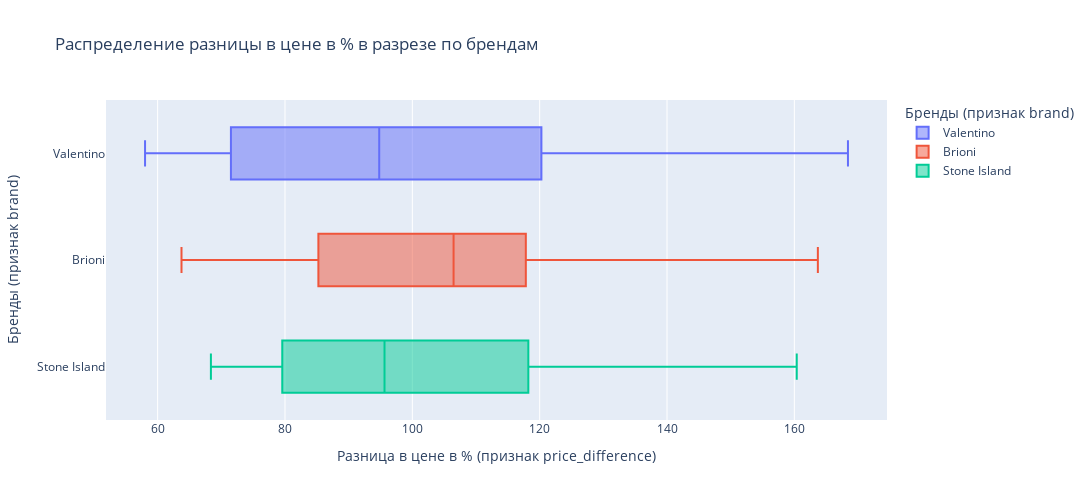
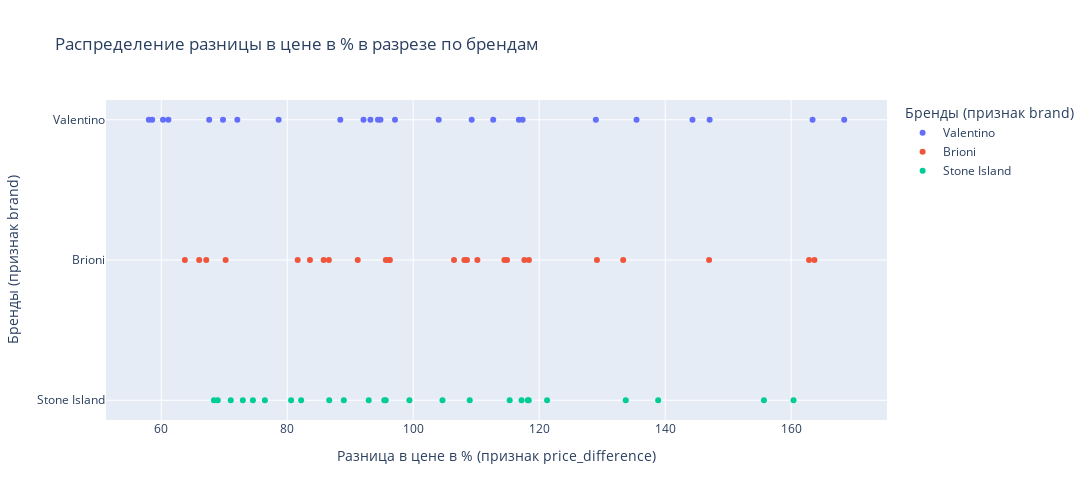

The code cell stored with these charts, in order, in its notebook:
### Markdown cell above
***
Попробуем провести разведывательный анализ.

### Code cell
# построим коробку с усами где рассмотрим полученный признак 'price_difference'
# в разрезе по признаку 'вrand'
fig = px.box(Data_Parsing, x='price_difference', y='brand', color='brand',
             title='Распределение разницы в цене в % в разрезе по брендам',
             labels={'price_difference':'Разница в цене в % (признак price_difference) ',
                     'brand':'Бренды (признак brand) '
                     },
             height=500,width=1200
             ) 

fig.show()

# построим диаграмму рассеяния, где рассмотрим полученный признак 'price_difference'
# в разрезе по признаку 'вrand'
fig = px.scatter(Data_Parsing, x='price_difference', y='brand', color='brand', 
                 title="Распределение разницы в цене в % в разрезе по брендам",
                 labels={'price_difference':'Разница в цене в % (признак price_difference) ',
                         'brand':'Бренды (признак brand) '
                         },
                 height=500,width=1200
                 )

fig.show()

### Figure 1 — Plotly figure (JSON) as saved in the notebook; plotly's stock layout.template omitted (floating-point values rounded to 4 significant figures)
{"data": [{"alignmentgroup": "True", "hovertemplate": "Бренды (признак brand) =%{y}<br>Разница в цене в % (признак price_difference) =%{x}<extra></extra>", "legendgroup": "Valentino", "marker": {"color": "#636efa"}, "name": "Valentino", "notched": false, "offsetgroup": "Valentino", "orientation": "h", "showlegend": true, "type": "box", "x": [67.61, 116.8, 78.63, 117.4, 163.4, 72.08, 129.0, 61.13, 94.4, 69.8, 58.56, 94.8, 168.4, 109.3, 92.11, 97.11, 144.3, 112.7, 93.2, 60.28, 135.4, 58.02, 88.42, 104.0, 147.1], "x0": " ", "xaxis": "x", "y": ["Valentino", "Valentino", "Valentino", "Valentino", "Valentino", "Valentino", "Valentino", "Valentino", "Valentino", "Valentino", "Valentino", "Valentino", "Valentino", "Valentino", "Valentino", "Valentino", "Valentino", "Valentino", "Valentino", "Valentino", "Valentino", "Valentino", "Valentino", "Valentino", "Valentino"], "y0": " ", "yaxis": "y"}, {"alignmentgroup": "True", "hovertemplate": "Бренды (признак brand) =%{y}<br>Разница в цене в % (признак price_difference) =%{x}<extra></extra>", "legendgroup": "Brioni", "marker": {"color": "#EF553B"}, "name": "Brioni", "notched": false, "offsetgroup": "Brioni", "orientation": "h", "showlegend": true, "type": "box", "x": [106.5, 114.9, 114.5, 118.4, 108.5, 67.14, 147.0, 70.21, 95.65, 66.02, 110.2, 96.3, 96.18, 162.8, 117.6, 81.66, 83.61, 133.3, 108.1, 85.79, 163.7, 91.19, 129.2, 86.61, 63.75], "x0": " ", "xaxis": "x", "y": ["Brioni", "Brioni", "Brioni", "Brioni", "Brioni", "Brioni", "Brioni", "Brioni", "Brioni", "Brioni", "Brioni", "Brioni", "Brioni", "Brioni", "Brioni", "Brioni", "Brioni", "Brioni", "Brioni", "Brioni", "Brioni", "Brioni", "Brioni", "Brioni", "Brioni"], "y0": " ", "yaxis": "y"}, {"alignmentgroup": "True", "hovertemplate": "Бренды (признак brand) =%{y}<br>Разница в цене в % (признак price_difference) =%{x}<extra></extra>", "legendgroup": "Stone Island", "marker": {"color": "#00cc96"}, "name": "Stone Island", "notched": false, "offsetgroup": "Stone Island", "orientation": "h", "showlegend": true, "type": "box", "x": [121.2, 72.95, 76.45, 95.63, 104.6, 155.7, 117.2, 118.2, 71.03, 133.7, 138.9, 95.41, 68.97, 86.67, 88.98, 160.4, 68.36, 92.93, 109.0, 118.3, 99.39, 80.61, 82.2, 115.3, 74.55], "x0": " ", "xaxis": "x", "y": ["Stone Island", "Stone Island", "Stone Island", "Stone Island", "Stone Island", "Stone Island", "Stone Island", "Stone Island", "Stone Island", "Stone Island", "Stone Island", "Stone Island", "Stone Island", "Stone Island", "Stone Island", "Stone Island", "Stone Island", "Stone Island", "Stone Island", "Stone Island", "Stone Island", "Stone Island", "Stone Island", "Stone Island", "Stone Island"], "y0": " ", "yaxis": "y"}], "layout": {"boxmode": "overlay", "height": 500, "legend": {"title": {"text": "Бренды (признак brand) "}, "tracegroupgap": 0}, "title": {"text": "Распределение разницы в цене в % в разрезе по брендам"}, "width": 1200, "xaxis": {"anchor": "y", "domain": [0, 1], "title": {"text": "Разница в цене в % (признак price_difference) "}}, "yaxis": {"anchor": "x", "categoryarray": ["Stone Island", "Brioni", "Valentino"], "categoryorder": "array", "domain": [0, 1], "title": {"text": "Бренды (признак brand) "}}}}

### Figure 2 — Plotly figure (JSON) as saved in the notebook; plotly's stock layout.template omitted (floating-point values rounded to 4 significant figures)
{"data": [{"hovertemplate": "Бренды (признак brand) =%{y}<br>Разница в цене в % (признак price_difference) =%{x}<extra></extra>", "legendgroup": "Valentino", "marker": {"color": "#636efa", "symbol": "circle"}, "mode": "markers", "name": "Valentino", "orientation": "h", "showlegend": true, "type": "scatter", "x": [67.61, 116.8, 78.63, 117.4, 163.4, 72.08, 129.0, 61.13, 94.4, 69.8, 58.56, 94.8, 168.4, 109.3, 92.11, 97.11, 144.3, 112.7, 93.2, 60.28, 135.4, 58.02, 88.42, 104.0, 147.1], "xaxis": "x", "y": ["Valentino", "Valentino", "Valentino", "Valentino", "Valentino", "Valentino", "Valentino", "Valentino", "Valentino", "Valentino", "Valentino", "Valentino", "Valentino", "Valentino", "Valentino", "Valentino", "Valentino", "Valentino", "Valentino", "Valentino", "Valentino", "Valentino", "Valentino", "Valentino", "Valentino"], "yaxis": "y"}, {"hovertemplate": "Бренды (признак brand) =%{y}<br>Разница в цене в % (признак price_difference) =%{x}<extra></extra>", "legendgroup": "Brioni", "marker": {"color": "#EF553B", "symbol": "circle"}, "mode": "markers", "name": "Brioni", "orientation": "h", "showlegend": true, "type": "scatter", "x": [106.5, 114.9, 114.5, 118.4, 108.5, 67.14, 147.0, 70.21, 95.65, 66.02, 110.2, 96.3, 96.18, 162.8, 117.6, 81.66, 83.61, 133.3, 108.1, 85.79, 163.7, 91.19, 129.2, 86.61, 63.75], "xaxis": "x", "y": ["Brioni", "Brioni", "Brioni", "Brioni", "Brioni", "Brioni", "Brioni", "Brioni", "Brioni", "Brioni", "Brioni", "Brioni", "Brioni", "Brioni", "Brioni", "Brioni", "Brioni", "Brioni", "Brioni", "Brioni", "Brioni", "Brioni", "Brioni", "Brioni", "Brioni"], "yaxis": "y"}, {"hovertemplate": "Бренды (признак brand) =%{y}<br>Разница в цене в % (признак price_difference) =%{x}<extra></extra>", "legendgroup": "Stone Island", "marker": {"color": "#00cc96", "symbol": "circle"}, "mode": "markers", "name": "Stone Island", "orientation": "h", "showlegend": true, "type": "scatter", "x": [121.2, 72.95, 76.45, 95.63, 104.6, 155.7, 117.2, 118.2, 71.03, 133.7, 138.9, 95.41, 68.97, 86.67, 88.98, 160.4, 68.36, 92.93, 109.0, 118.3, 99.39, 80.61, 82.2, 115.3, 74.55], "xaxis": "x", "y": ["Stone Island", "Stone Island", "Stone Island", "Stone Island", "Stone Island", "Stone Island", "Stone Island", "Stone Island", "Stone Island", "Stone Island", "Stone Island", "Stone Island", "Stone Island", "Stone Island", "Stone Island", "Stone Island", "Stone Island", "Stone Island", "Stone Island", "Stone Island", "Stone Island", "Stone Island", "Stone Island", "Stone Island", "Stone Island"], "yaxis": "y"}], "layout": {"height": 500, "legend": {"title": {"text": "Бренды (признак brand) "}, "tracegroupgap": 0}, "title": {"text": "Распределение разницы в цене в % в разрезе по брендам"}, "width": 1200, "xaxis": {"anchor": "y", "domain": [0, 1], "title": {"text": "Разница в цене в % (признак price_difference) "}}, "yaxis": {"anchor": "x", "categoryarray": ["Stone Island", "Brioni", "Valentino"], "categoryorder": "array", "domain": [0, 1], "title": {"text": "Бренды (признак brand) "}}}}
